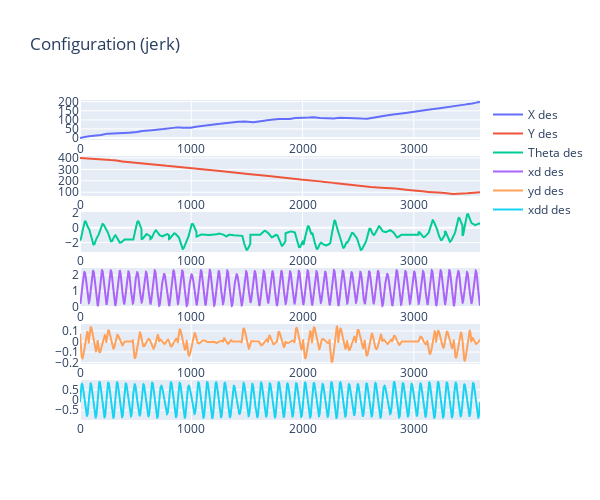

Here is the notebook cell this chart was saved with:
### Code cell
evaluate = State_Reconstruction(rrt.confs, rrt.commands, rrt.accs_robF, jerk)
# evaluate.rec_states()
evaluate.plot_stuff()

### Figure 1 — Plotly figure (JSON) as saved in the notebook; plotly's stock layout.template omitted (floating-point values rounded to 4 significant figures; data arrays with more than 128 entries replaced by an {"elided": "..."} marker saying what was removed)
{"data": [{"name": "X des", "type": "scatter", "x": {"elided": "3595 float values"}, "xaxis": "x", "y": {"elided": "3595 float values"}, "yaxis": "y"}, {"name": "Y des", "type": "scatter", "x": {"elided": "3595 float values"}, "xaxis": "x2", "y": {"elided": "3595 float values"}, "yaxis": "y2"}, {"name": "Theta des", "type": "scatter", "x": {"elided": "3595 float values"}, "xaxis": "x3", "y": {"elided": "3595 float values"}, "yaxis": "y3"}, {"name": "xd des", "type": "scatter", "x": {"elided": "3595 float values"}, "xaxis": "x4", "y": {"elided": "3595 float values"}, "yaxis": "y4"}, {"name": "yd des", "type": "scatter", "x": {"elided": "3595 float values"}, "xaxis": "x5", "y": {"elided": "3595 float values"}, "yaxis": "y5"}, {"name": "xdd des", "type": "scatter", "x": {"elided": "3595 float values"}, "xaxis": "x6", "y": {"elided": "3595 float values"}, "yaxis": "y6"}], "layout": {"height": 500, "title": {"text": "Configuration (jerk)"}, "width": 600, "xaxis": {"anchor": "y", "domain": [0, 1]}, "xaxis2": {"anchor": "y2", "domain": [0, 1]}, "xaxis3": {"anchor": "y3", "domain": [0, 1]}, "xaxis4": {"anchor": "y4", "domain": [0, 1]}, "xaxis5": {"anchor": "y5", "domain": [0, 1]}, "xaxis6": {"anchor": "y6", "domain": [0, 1]}, "yaxis": {"anchor": "x", "domain": [0.875, 1]}, "yaxis2": {"anchor": "x2", "domain": [0.7, 0.825]}, "yaxis3": {"anchor": "x3", "domain": [0.525, 0.65]}, "yaxis4": {"anchor": "x4", "domain": [0.35, 0.475]}, "yaxis5": {"anchor": "x5", "domain": [0.175, 0.3]}, "yaxis6": {"anchor": "x6", "domain": [0, 0.125]}}}
